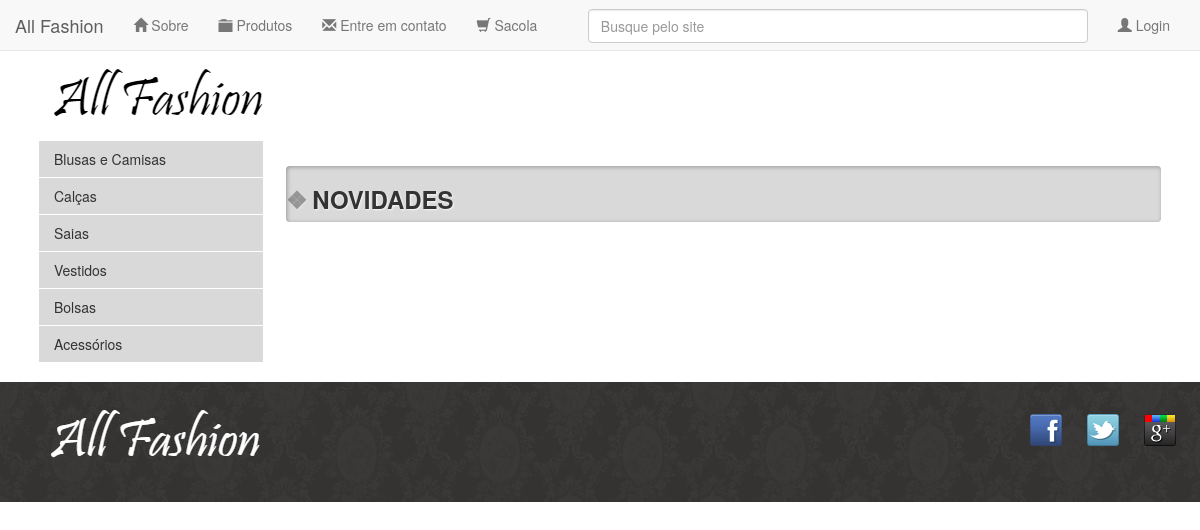
The page /listagem.php?cat_id=1&sub_cat_id=2 on the database as committed earlier.
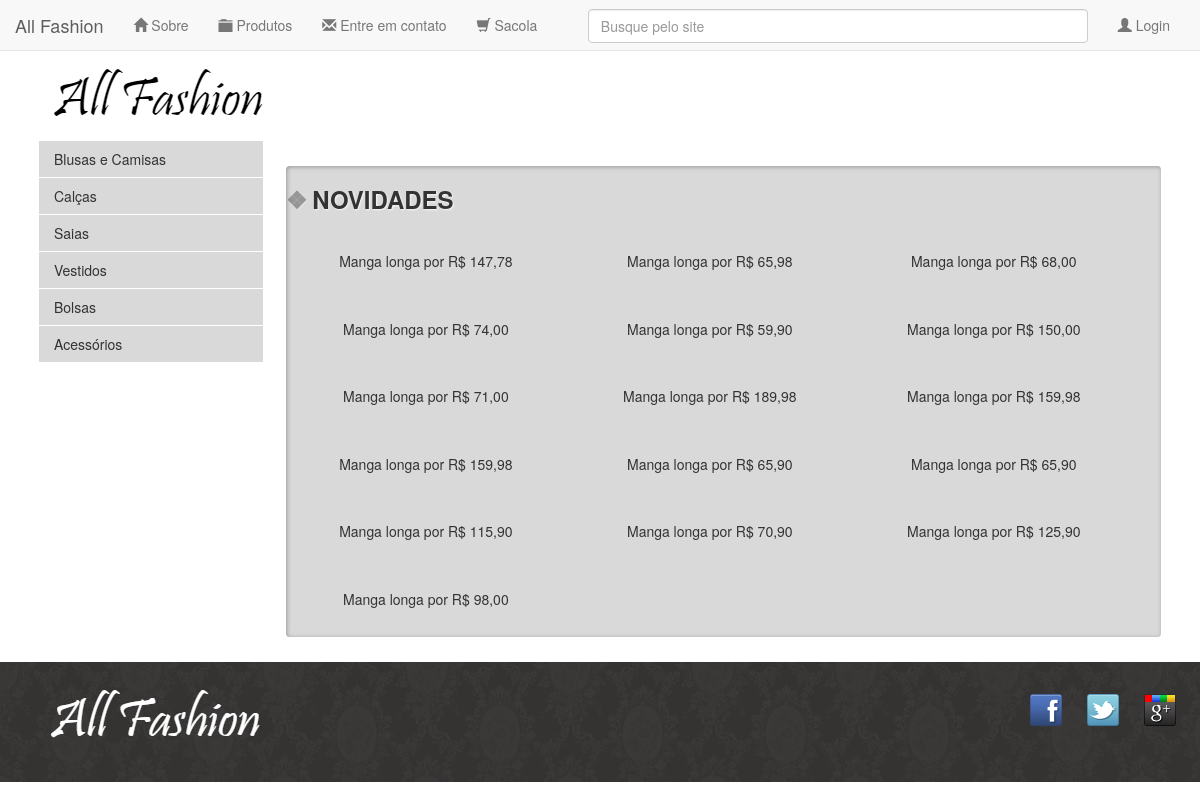
The same page on the database as committed later.
### tables this page shows
CREATE TABLE `categorias` (
  `id` int(11) NOT NULL,
  `descricao` varchar(45) DEFAULT NULL,
  `ativo` char(1) DEFAULT 'S'
);

CREATE TABLE `produtos` (
  `id` int(11) NOT NULL,
  `nome` varchar(45) DEFAULT NULL,
  `descricao` text,
  `tamanho` char(1) DEFAULT NULL,
  `preco` decimal(12,2) DEFAULT NULL,
  `Marcas_id` int(11) NOT NULL,
  `Categorias_id` int(11) NOT NULL,
  `Cores_id` int(11) NOT NULL,
  `SubCategorias_id` int(11) NOT NULL
);

### config/conexao.php (called while the page is built, shortened)
<?php
class Conexao {
    private $con = null;
    private $host = "localhost";
    private $user = "root";
    private $pass = "";
    private $database = "allfashion";
    public function conecta() {
        $this->con = mysqli_connect($this->host, $this->user, $this->pass, $this->database) or die("Erro ao conectar ao servidor &raquo; " . mysqli_connect_errno());
        return $this->con;
    }
    public function executa ($sql) {
        $re = $this->con->query($sql);
        return $re;
    }
}

### listagem.php (the view, shortened to what this page needs)
  <?php include("cabecalho.php");?>
  <?php include("header.php");?>
  <div class="container destaque">
    <?php include("menu.php");?>
    <section class="painel novidades painel-compacto" style="width: 78%; float: right;">
    <?php
      $categoria = $_GET["cat_id"];
      $subcategoria = $_GET["sub_cat_id"];
      $filtro="";
      if($categoria != -1){
        $filtro .= " AND CATEGORIAS_ID =".$categoria;
      }
      if($subcategoria != -1){
        $filtro .= " AND SUBCATEGORIAS_ID =".$subcategoria;
      }
      $sql = "SELECT p.*
              FROM produtos p
              WHERE 1=1 ".$filtro;
      $result = $db->executa($sql);
    ?>
      <h2>Novidades</h2>
      <ol>
        <?php while ($row = $result->fetch_array(MYSQLI_ASSOC)) {
          ?>
          <li>
            <a href="produto.php?id=<?php echo $row['id']?>">
              <figure>
                <figcaption><?php echo $row["nome"]?> por R$ <?php echo number_format($row["preco"], 2, ",", ".")?></figcaption>
              </figure>
            </a>
          </li>
        <?php } ?>
      </ol>
    </section>
  </div>
  <?php include("rodape.php")?>
</body>
</html>

### cabecalho.php (shortened to what this page needs)
<!DOCTYPE html>
<html>
<head>
    <link rel="stylesheet" href="css/estilos.css">
    <link rel="stylesheet" href="css/mobile.css" media="(max-width: 939px)">
    <link rel="stylesheet" href="css/bootstrap.css">
</head>
<body>
    <?php
        include_once 'config/conexao.php';
        $db = new Conexao();
    ?>

### header.php (shortened to what this page needs)
<nav class="navbar navbar-default navbar-static-top">
    <div class="navbar-header">
        <a class="navbar-brand" href="index.php">All Fashion</a>
    </div>
    <div class="collapse navbar-collapse" id="navbar-collapse-id">
        <ul class="nav navbar-nav">
            <li><a href="sobre.php"><span class="glyphicon glyphicon-home"></span>     Sobre</a></li>
            <li><a href="listagem.php?cat_id=-1&sub_cat_id=-1"><span class="glyphicon glyphicon-folder-close"></span>     Produtos</a></li>
            <li><a href="#"><span class="glyphicon glyphicon-envelope"></span>     Entre em contato</a></li>
            <li><a href="sacola.php"> <span class="glyphicon glyphicon glyphicon-shopping-cart"></span>     Sacola</a></li>
        </ul>
        <?php if (isset($_SESSION['usuario'])) { ?>
            <ul class="nav navbar-nav" style="float: right;">
                <li><a href="sair.php"> <span class="glyphicon glyphicon-remove"></span> Sair</a></li>
            </ul>
            <h4 style="margin-top: 15px; margin-right: 15px; float: right;">Olá, <?php echo $_SESSION['usuario']['nome']; ?></h4>
        <?php } else { ?>
            <ul class="nav navbar-nav" style="float: right;">
                <li><a href="formLogin.php"> <span class="glyphicon glyphicon-user"></span> Login</a></li>
            </ul>
        <?php } ?>
        <form>
            <input type="search" class="form-control input-busca" placeholder="Busque pelo site">
        </form>
    </div>
</nav>
<header class="container">
    <div>
        <a href="index.php"><img src="img/logo12.png" alt="all fashion"></a>
    </div>
</header>

### menu.php (shortened to what this page needs)
<section class="menu-departamentos">
    <?php
        $categorias = $db->executa("SELECT * FROM CATEGORIAS");
    ?>
    <nav>
    <ul>
        <?php while ($row = $categorias->fetch_array(MYSQLI_ASSOC)) { ?>
        <li>
            <a href="listagem.php?cat_id=<?php echo $row['id'];?>&sub_cat_id=-1"><?php echo utf8_encode($row['descricao']); ?></a>
        </li>
        <?php } ?>
        </ul>
    </nav>
</section>

### rodape.php
        <footer>
            <div class="container">
                <img src="img/rodape12.png" alt="Logo All Fashion">
                <ul class="social">
                    <li><a href="http://facebook.com/cassi.nodari">Facebook</a></li>
                    <li><a href="http://twitter.com/cassianenodari">Twitter</a></li>
                    <li><a href="http://plus.google.com/cassianenodari">Google+</a></li>
                </ul>
            </div>
        </footer>
    </body>
</html>

### css/estilos.css (style rules this page uses)
body { color: #333333; font-family: "Lucida Sans Unicode", "Lucida Grande", sans-serif; margin: 0; background-color: #d9d9d9; }
ul { list-style: none; position: relative; }
ul li { display: block; }
.input-busca { width: 500px !important; float: right; margin-top: 9px; margin-right: 15px; }
.container { margin: 0 auto; width: 96%; }
header { position: relative; }
.busca, .menu-departamentos { margin-right: 10px; width: 20%; float: left; }
.menu-departamentos li { background-color: #d9d9d9; margin-bottom: 1px; padding: 8px 15px; }
.menu-departamentos a { color: #333333; text-decoration: none; }
.menu-departamentos { clear: left; padding-bottom: 10px; }
.destaque { margin-top: 10px; }
.painel { width: auto; }
.novidades { float: left; background-color: #d9d9d9; background-color: #d9d9d9; }
.painel li { display: inline-block; vertical-align: top; width: 30%; margin: 1%; padding-bottom: 10px; }
.painel h2 { font-size: 24px; font-weight: bold; text-transform: uppercase; margin-bottom: 10px; }
.painel a { color: #333; font-size: 14px; text-align: center; text-decoration: none; }
footer { background-image: url(../img/fundo-rodape.png); clear: both; padding: 20px 0; }
footer .container { position: relative; }
.social { position: absolute; top: 12px; right: 0; }
.social a { height: 32px; width: 32px; display: block; text-indent: -9999px; }
.social li { float: left; margin-left: 25px; }
.social a[href*="facebook.com"] { background-image: url(../img/facebook.png); }
.social a[href*="twitter.com"] { background-image: url(../img/twitter.png); }
.social a[href*="plus.google.com"] { background-image: url(../img/googleplus.png); }
.menu-departamentos ul { padding: 0; }
.painel h2:before { content: '\2756'; padding-right: 5px; opacity: 0.4; }
.painel { border-radius: 4px; box-shadow: inset 1px 1px 4px #999; margin-bottom: 25px; margin-top: 25px; }
.painel h2 { text-shadow: 1px 1px 2px rgba(255,255,255,0.8); }
.painel li { transition: 0.7s ease-out; }
.busca, .menu-departamentos, .destaque img { margin-left: 0; }
* { margin: 0; padding: 0; }

### css/mobile.css (style rules this page uses)
.container { width: 96%; }

Rows that differ between the two databases and show on the page:
added produtos: nome "Manga longa", preco "147,78"
added produtos: nome "Manga longa", preco "65,98"
added produtos: nome "Manga longa", preco "68,00"
added produtos: nome "Manga longa", preco "74,00"
added produtos: nome "Manga longa", preco "59,90"
added produtos: nome "Manga longa", preco "150,00"
added produtos: nome "Manga longa", preco "71,00"
added produtos: nome "Manga longa", preco "189,98"
added produtos: nome "Manga longa", preco "159,98"
added produtos: nome "Manga longa", preco "159,98"
added produtos: nome "Manga longa", preco "65,90"
added produtos: nome "Manga longa", preco "65,90"
added produtos: nome "Manga longa", preco "115,90"
added produtos: nome "Manga longa", preco "70,90"
added produtos: nome "Manga longa", preco "125,90"
added produtos: nome "Manga longa", preco "98,00"
